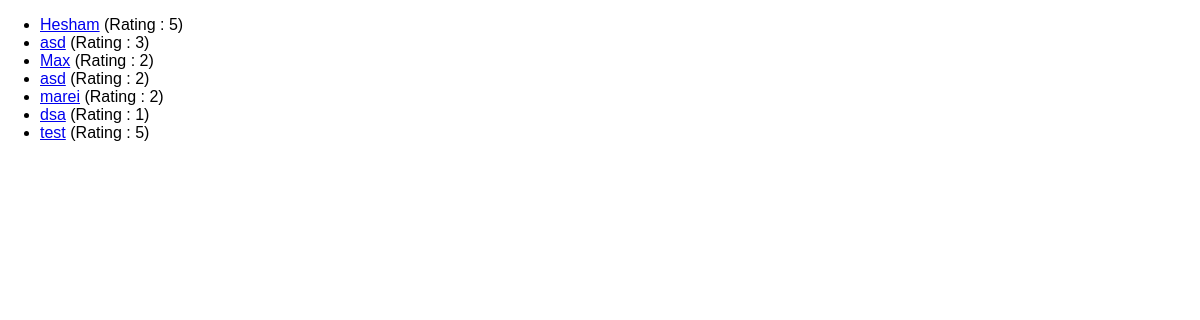
/review-list, run on an earlier commit of the app's database.
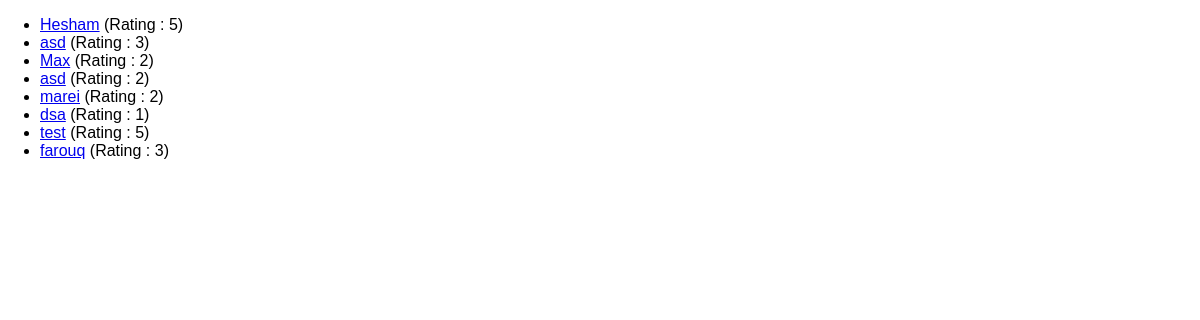
And on a later commit of the database.
### reviews/models.py (models this page shows, shortened)
class Review(models.Model):
    user_name = models.CharField(max_length=100)
    review_text = models.TextField()
    rating = models.IntegerField()

### reviews/views.py (the view)
# urls.py: path("review-list", views.ReviewsListView.as_view(), name="All-views"),
class ReviewsListView(ListView):
    template_name = "reviews/review_list.html"
    model = Review # fetch all the data from model.
    context_object_name = "reviews" #name the fetched object to use it in the template

### reviews/templates/reviews/review_list.html (shortened to what this page needs)
{% extends 'reviews/base.html' %}
{% block content %}
    <ul>
        {% for review in reviews %}
            <li><a href="{% url 'review-details' review.id %}"> {{ review.user_name }}</a> (Rating : {{ review.rating }}) </li>
        {% endfor %}
    </ul>
{% endblock %}

### reviews/templates/reviews/base.html (shortened to what this page needs)
{% load static %}
<!DOCTYPE html>
<html lang="en">
<head>
    <link rel="stylesheet" href = "{% static "reviews/style.css" %}">
</head>
<body>
    {% block content %}
    {% endblock %}
</body>
</html>

### reviews/static/reviews/style.css (style rules this page uses)
body { font-family: sans-serif; margin: 0; }

What changed in the data, as far as the page shows it:
added Review: user_name "farouq", rating "3"
